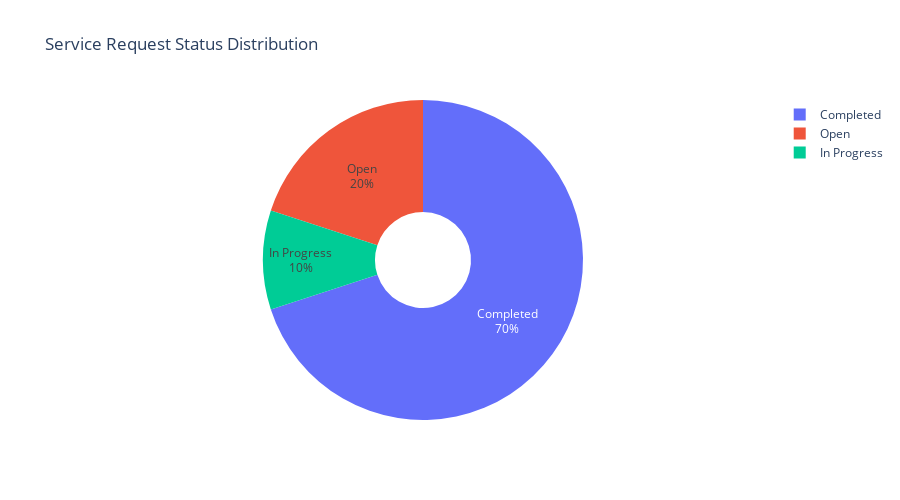
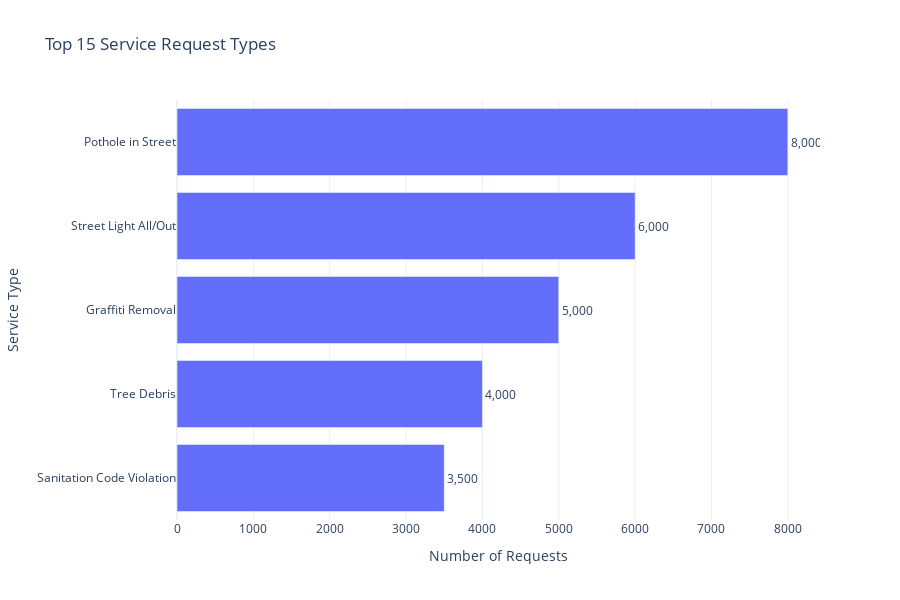

Here is the notebook cell these charts were saved with, in order:
### Markdown cell above
## 2. Service Request Status and Type Analysis

### Code cell
# Create interactive status and service type visualizations
if 'basic_statistics' in analysis_results:
    basic_stats = analysis_results['basic_statistics']
    
    # Status distribution
    if 'status_distribution' in basic_stats:
        status_data = basic_stats['status_distribution']
        
        # Create interactive pie chart
        fig_status = go.Figure(data=[go.Pie(
            labels=[item['_id'] for item in status_data],
            values=[item['count'] for item in status_data],
            hole=.3,
            textinfo='label+percent',
            textposition='auto',
            hovertemplate='<b>%{label}</b><br>Count: %{value:,}<br>Percentage: %{percent}<extra></extra>'
        )])
        
        fig_status.update_layout(
            title="Service Request Status Distribution",
            height=500,
            template="plotly_white",
            showlegend=True
        )
        
        fig_status.show()
    
    # Top service types
    if 'top_service_types' in basic_stats:
        service_data = basic_stats['top_service_types'][:15]  # Top 15
        
        # Create horizontal bar chart
        fig_services = go.Figure(data=[go.Bar(
            x=[item['count'] for item in service_data],
            y=[item['_id'] for item in service_data],
            orientation='h',
            text=[f"{item['count']:,}" for item in service_data],
            textposition='outside',
            hovertemplate='<b>%{y}</b><br>Count: %{x:,}<extra></extra>'
        )])
        
        fig_services.update_layout(
            title="Top 15 Service Request Types",
            xaxis_title="Number of Requests",
            yaxis_title="Service Type",
            height=600,
            template="plotly_white",
            yaxis={'categoryorder': 'total ascending'}
        )
        
        fig_services.show()
    
    print("✅ Status and service type analysis completed")

### Figure 1 — Plotly figure (JSON) as saved in the notebook; plotly's stock layout.template omitted (floating-point values rounded to 4 significant figures)
{"data": [{"hole": 0.3, "hovertemplate": "<b>%{label}</b><br>Count: %{value:,}<br>Percentage: %{percent}<extra></extra>", "labels": ["Completed", "Open", "In Progress"], "textinfo": "label+percent", "textposition": "auto", "type": "pie", "values": [35000, 10000, 5000]}], "layout": {"height": 500, "showlegend": true, "title": {"text": "Service Request Status Distribution"}}}

### Figure 2 — Plotly figure (JSON) as saved in the notebook; plotly's stock layout.template omitted (floating-point values rounded to 4 significant figures)
{"data": [{"hovertemplate": "<b>%{y}</b><br>Count: %{x:,}<extra></extra>", "orientation": "h", "text": ["8,000", "6,000", "5,000", "4,000", "3,500"], "textposition": "outside", "type": "bar", "x": [8000, 6000, 5000, 4000, 3500], "y": ["Pothole in Street", "Street Light All/Out", "Graffiti Removal", "Tree Debris", "Sanitation Code Violation"]}], "layout": {"height": 600, "title": {"text": "Top 15 Service Request Types"}, "xaxis": {"title": {"text": "Number of Requests"}}, "yaxis": {"categoryorder": "total ascending", "title": {"text": "Service Type"}}}}
